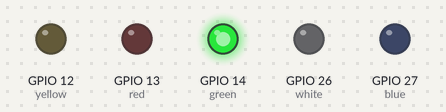
Recording of a sketch running on a simulated ESP32. On the bench: output pins drawn as LEDs (lit = HIGH). Random numbers use the default seed unless the sketch sets one.

Above: at 1.35 s.
At 2.65 s:
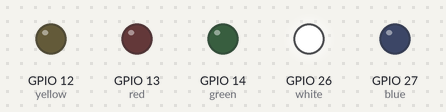
At 11.2 s:
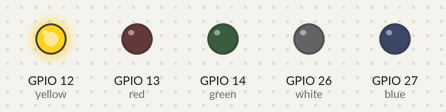
At 22.15 s:
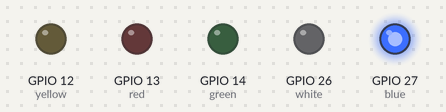
At 39.66 s:
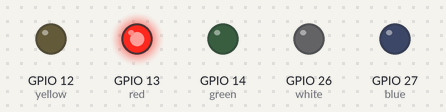
Timing chart, 0 to 40.0 s (numbered marks = the images above):
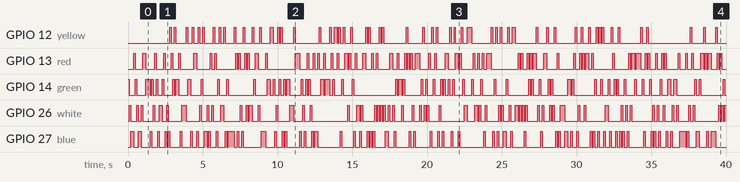

Measured:
- by itself, GPIO 12 (yellow): LOW → HIGH at 2.8 s, → LOW 0.10 s later, → HIGH 0.20 s later, → LOW 0.10 s later, … (112 changes in this stretch)
- by itself, GPIO 13 (red): LOW → HIGH at 0.40 s, → LOW 0.10 s later, → HIGH 0.50 s later, → LOW 0.20 s later, … (144 changes in this stretch)
- by itself, GPIO 14 (green): LOW → HIGH at 0.00 s, → LOW 0.10 s later, → HIGH 0.40 s later, → LOW 0.10 s later, … (126 changes in this stretch)
- by itself, GPIO 26 (white): LOW → HIGH at 0.10 s, → LOW 0.10 s later, → HIGH 0.40 s later, → LOW 0.10 s later, … (131 changes in this stretch)
- by itself, GPIO 27 (blue): LOW → HIGH at 0.20 s, → LOW 0.20 s later, → HIGH 0.30 s later, → LOW 0.20 s later, … (142 changes in this stretch)

The sketch:

blink-led-random.ino
```cpp
int red = 13;
int yellow = 12;
int green = 14;
int blue = 27;
int white = 26;

int arr[5] = {red, yellow, green, blue, white};

void setup() {
	pinMode(red, OUTPUT);
	pinMode(yellow, OUTPUT);
	pinMode(blue, OUTPUT);
	pinMode(green, OUTPUT);
	pinMode(white, OUTPUT);
}

void loop() {
	int i = random(0,5);
	digitalWrite(arr[i], HIGH);
	delay(100);
	digitalWrite(arr[i], LOW);
}
```
